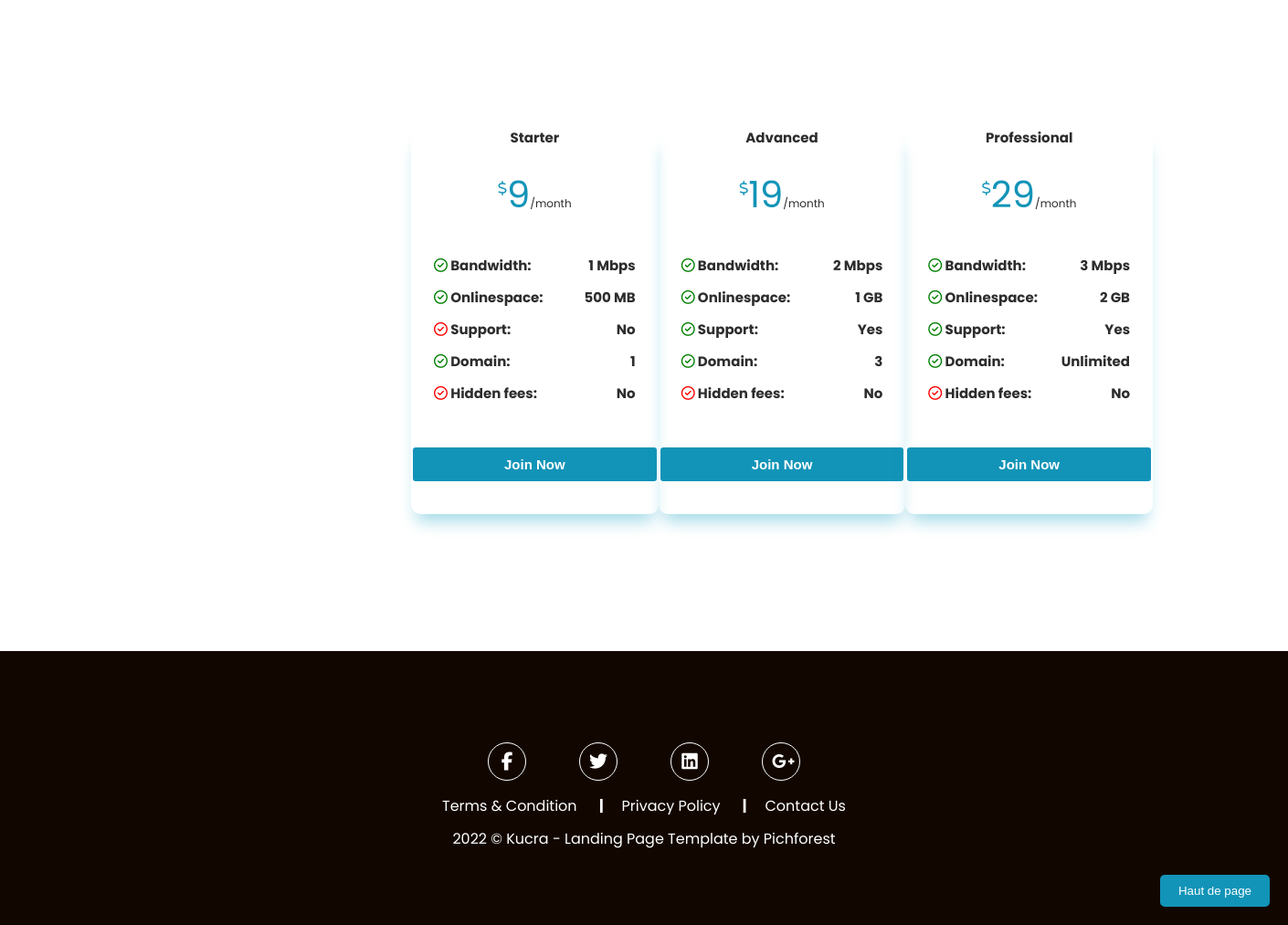
Before: / (lower part) with the older database file.
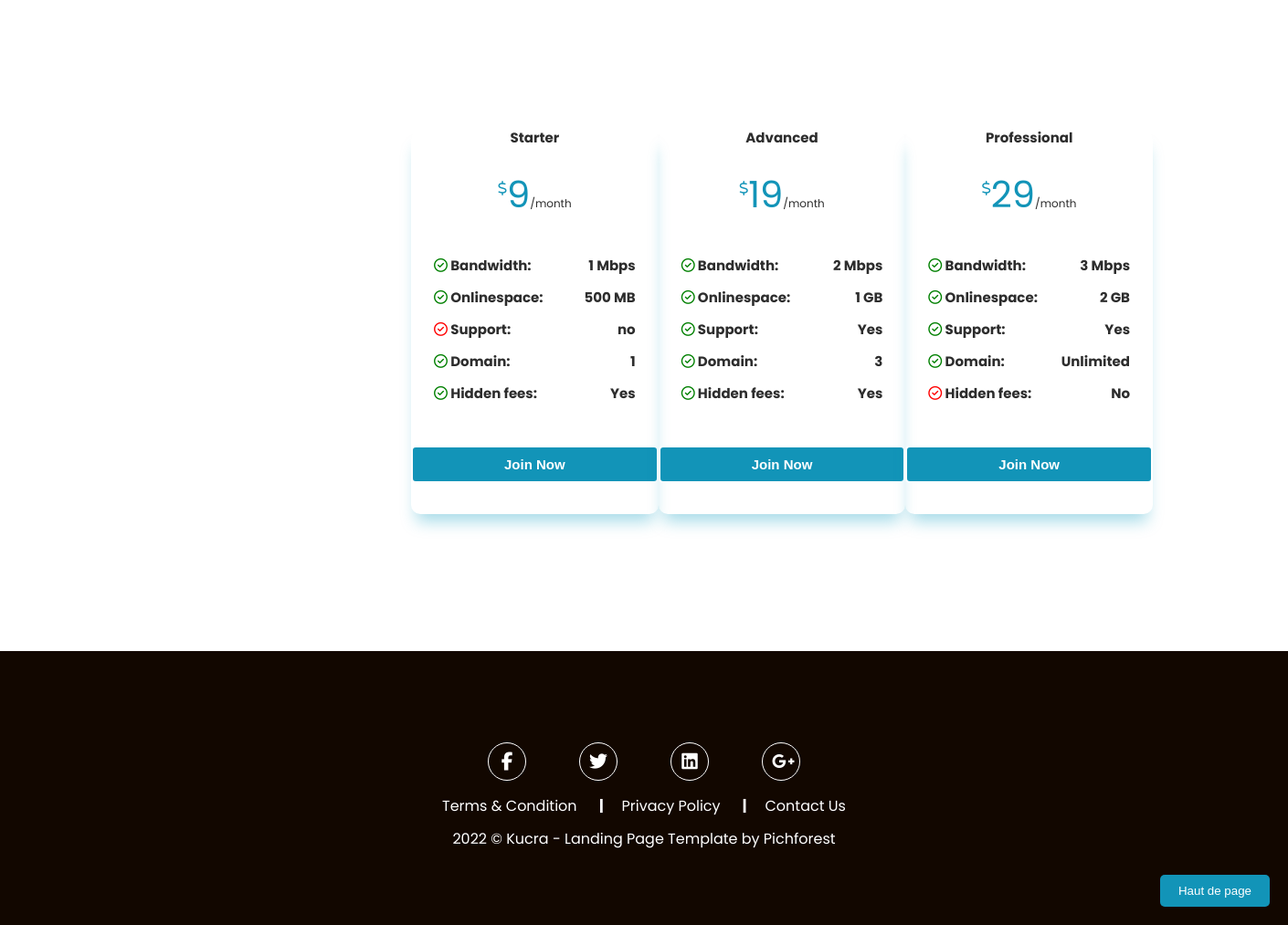
After: the same page with the newer database file.
### tables this page shows
CREATE TABLE IF NOT EXISTS `pricing` (
  `id` int NOT NULL AUTO_INCREMENT,
  `name` varchar(50) NOT NULL,
  `price` int NOT NULL DEFAULT '0',
  `bandwidth` int NOT NULL DEFAULT '0',
  `onlinespace` int NOT NULL DEFAULT '0',
  `support` varchar(255) NOT NULL,
  `domain` varchar(255) NOT NULL,
  `fees` varchar(50) NOT NULL,
  `sale` varchar(50) DEFAULT NULL,
  PRIMARY KEY (`id`)
);

### db-functions.php (called while the page is built, shortened)
<?php
function dbFunction()
{
    try {
        $db = new PDO(
            'mysql:host=localhost;dbname=landingpage;charset=utf8',
            'root',
            '',
            [
                \PDO::ATTR_ERRMODE => \PDO::ERRMODE_EXCEPTION,
                \PDO::ATTR_DEFAULT_FETCH_MODE => \PDO::FETCH_ASSOC,
                \PDO::MYSQL_ATTR_INIT_COMMAND => 'set NAMES utf8'
            ]
        );
        return $db;
    } catch (Exception $e) {
        die('Erreur : ' . $e->getMessage());
    }
}
function findAll()
{
    $db = dbFunction();
    $sqlRequest = 'SELECT * FROM pricing';
    $storeStatement = $db->prepare($sqlRequest);
    $storeStatement->execute();
    $store = $storeStatement->fetchAll();
    return $store;
}

### index.php (the view, shortened to what this page needs)
<!DOCTYPE html>
<html lang="fr">
<head>
    <link rel="stylesheet" href="style.css">
</head>
<body>
    <section id="about" class="pricing">
        <div class="card-container">
            <?php
            require_once('db-functions.php');
            $store = findAll();
            foreach ($store as $product) {
            ?>
            <div class="card">
                <h3><?= ucFirst($product['name']); ?></h3>
                <div class="flex-dollars">
                    <i class="fa-regular fa-dollar-sign" style="margin-top: 20px;"></i>
                    <p><span><?= ucFirst($product['price']); ?></span>/month</p>
                </div>
                <div class="flex-capacity">
                <div class="flex">
            <h3><i class="fa-regular fa-circle-check green"></i> Bandwidth: </h3>
            <h3><?= ucFirst($product['bandwidth']); ?> Mbps</h3>
                </div>
                <div class="flex">
            <h3><i class="fa-regular fa-circle-check green"></i> Onlinespace: </h3>
            <h3>
                <?php
                if ($product['onlinespace'] == 500) {
                echo ucFirst($product['onlinespace']) . " MB";
                } else {
                echo ucFirst($product['onlinespace']) . " GB";
                }
                ?>
            </h3>
                </div>
                    <div class="flex">
                    <h3 class='offer-details-item'>
                            <?php
                            if ($product['support']=='yes'){
                                echo'<i class="fa-regular fa-circle-check green"></i>';
                            }else {
                                echo'<i class="fa-regular fa-circle-check red"></i>';
                                }?> Support:
                    </h3>
                        <h3><?= ucFirst($product['support']); ?></h3>
                    </div>
                    <div class="flex">
                        <h3><i class="fa-regular fa-circle-check green"> </i> Domain:
                    </h3>
                        <h3><?= ucFirst($product['domain']); ?></h3>
                    </div>
                    <div class="flex">
                    <h3 class='offer-details-item'>
                            <?php
                            if ($product['fees']=='yes'){
                                echo'<i class="fa-regular fa-circle-check green"></i>';
                            } else{
                                echo'<i class="fa-regular fa-circle-check red"></i>';
                                }?> Hidden fees:
                    </h3>
                        <h3><?= ucFirst($product['fees']); ?></h3>
                    </div>
                </div>
                <div class="price-button2">
                <a href="" target="_blank"><input type="button" value="Join Now"></input></a>
                </div>
            </div>
            <?php } ?>
        </div>
    </section>
    <footer id="contact">
        <div class="footer" style="background-color: rgb(18, 7, 0);">
            <div class="footer-icon">
                <div><a href="" target="_blank"><i class="fa-brands fa-facebook-f"></i></a></div>
                <div><a href="" target="_blank"><i class="fa-brands fa-twitter"></i></a></div>
                <div><a href="" target="_blank"><i class="fa-brands fa-linkedin"></i></a></div>
                <div><a href="" target="_blank"><i class="fa-brands fa-google-plus-g"></i></a></div>
            </div>
            <div class="footer-text">
                <div><a href="" target="_blank">
                        <p>Terms & Condition <strong class="barre">|</strong></p>
                    </a></div>
                <div><a href="" target="_blank">
                        <p>Privacy Policy <strong class=" barre">|</strong></p>
                    </a></div>
                <div><a href="" target="_blank">
                        <p>Contact Us</p>
                    </a></div>
            </div>
            <div class="footer-copyright">
                <button id="scrollTop">Haut de page</button>
                <p>2022 © Kucra - Landing Page Template by Pichforest</p>
            </div>
        </div>
    </footer>
</body>
</html>

### style.css (style rules this page uses)
html, body, div, span, applet, object, iframe, h1, h2, h3, h4, h5, h6, p, blockquote, pre, a, abbr, acronym, address, big, cite, code, del, dfn, em, img, ins, kbd, q, s, samp, small, strike, strong, sub, sup, tt, var, b, u, i, center, dl, dt, dd, ol, ul, li, fieldset, form, label, legend, table, caption, tbody, tfoot, thead, tr, th, td, article, aside, canvas, details, embed, figure, figcaption, footer, header, hgroup, menu, nav, output, ruby, section, summary, time, mark, audio, video { margin: 0; padding: 0; border: 0; font-family: 'Poppins', sans-serif; }
body { line-height: 1; }
.fa-facebook-f { width: 15px; }
.card-container { display: flex; justify-content: space-around; color: rgb(45, 45, 45); margin: 0 450px; }
.card-container h3 { color: rgb(45, 45, 45); }
.card-container p { padding-top: 15px; color: rgba(49, 49, 49, 0.487); }
.card { width: 300px; height: 420px; border-radius: 10px; -webkit-box-shadow: 0px 14px 17px -6px rgba(8,155,190,0.36); box-shadow: 0px 14px 17px -6px rgba(8,155,190,0.36); text-align: center; }
.card h3 { margin-bottom: 20px; font-size: 15px; }
.card p { font-size: 12px; color: rgb(45, 45, 45); }
.flex { display: flex; justify-content: space-between; margin-bottom: 20px; margin: 0 15px; }
.flex-dollars { display: flex; margin-bottom: 20px; justify-content: center; }
.flex-capacity { padding-top: 20px; }
.flex-capacity h3 { margin: 10px; }
.green { color: green; }
.red { color: red; }
.fa-dollar-sign { color: #1294b8; }
span { color: #1294b8; font-size: 40px; }
.price-button2 input { display: flex; outline: none; border: 2px solid white; border-radius: 5px; color: white; padding: 10px 100px; margin: 40px auto; font-weight: 600; font-size: 15px; background-color: #1294b8; }
.price-button2 a { text-decoration: none; }
.footer { height: 300px; margin-top: 150px; }
.footer-icon { color: white; font-size: 20px; display: flex; justify-content: space-around; width: 400px; margin: 0 auto; padding-top: 100px; }
.footer-icon i { border: 1px solid white; border-radius: 100%; padding: 10px 10px; width: 20px; height: 20px; text-align: center; }
.footer-text { color: white; display: flex; width: 500px; margin: 0 auto; margin-top: 20px; justify-content: center; }
.barre { margin: 0 20px; }
.footer-copyright { color: white; display: flex; width: 500px; margin: 0 auto; margin-top: 20px; justify-content: center; }
.footer a { text-decoration: none; color: white; }
#scrollTop { position: fixed; bottom: 20px; right: 20px; background-color: rgba(18,148,184,1); border-radius: 5px; color: white; padding: 10px 20px; border: none; cursor: pointer; }

Changed rows visible on the page:
changed pricing "Starter": support "No" → "no"; fees "No" → "Yes"
changed pricing "Advanced": fees "No" → "Yes"
